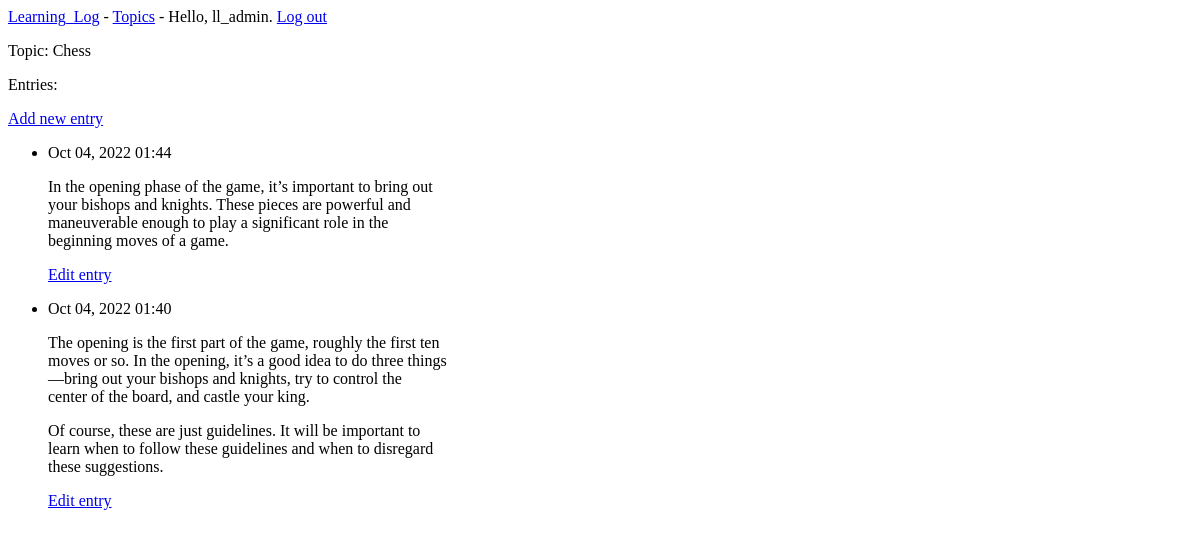
Before: /topics/1/ (signed in) with the older database file.
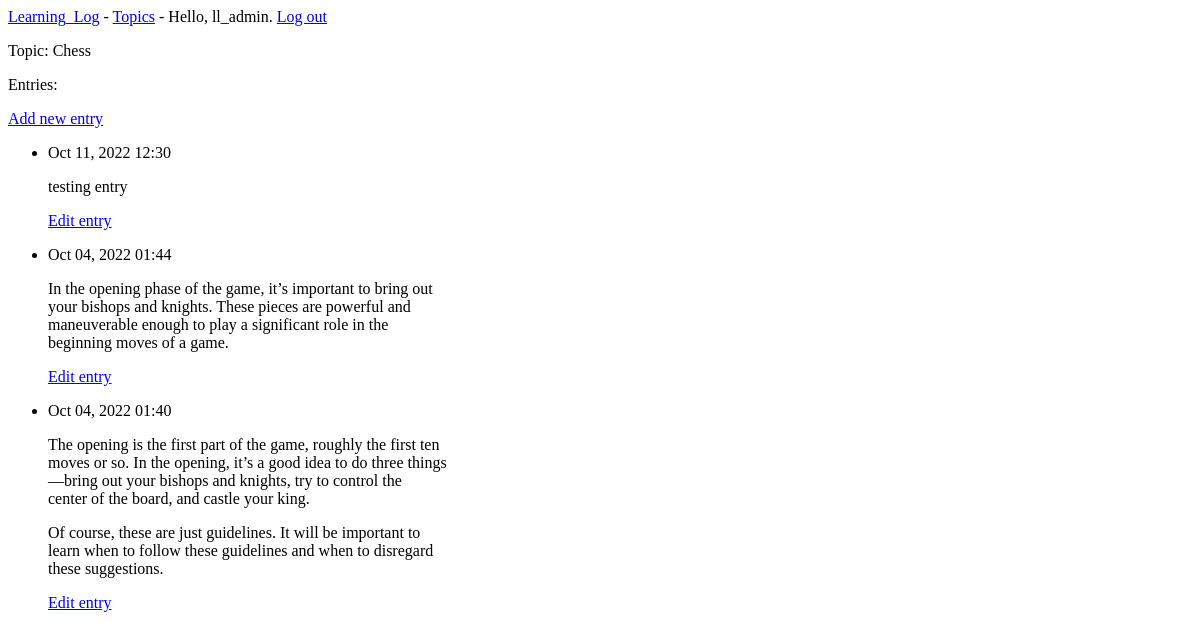
After: the same page with the newer database file.
### learning_logs/models.py (models this page shows, shortened)
class Entry(models.Model):
    topic = models.ForeignKey(Topic, on_delete=models.CASCADE)
    text = models.TextField()
    date_added = models.DateTimeField(auto_now_add=True)
    class Meta:
        verbose_name_plural = 'entries'

### learning_logs/views.py (the view)
# urls.py: path('topics/<int:topic_id>/', views.topic, name='topic'),
@login_required
def topic(request, topic_id):
    topic = Topic.objects.get(id=topic_id)
    if topic.owner != request.user:
        raise Http404
    entries = topic.entry_set.order_by('-date_added')
    context = {'topic': topic, 'entries': entries}
    return render(request, 'learning_logs/topic.html', context)

### learning_logs/models.py (called while the page is built)
    def __str__(self):
        return self.text

### learning_logs/templates/learning_logs/topic.html
{% extends 'learning_logs/base.html' %}
{% block content %}
  <p>Topic: {{ topic }} </p>
  <p>Entries:</p>
  <p>
    <a href="{% url 'learning_logs:new_entry' topic.id %}">Add new
    entry</a>
  </p>
  <ul>
  {% for entry in entries %}
    <li>
      <p>{{ entry.date_added|date:'M d, Y H:i' }}</p>
      <p>{{ entry.text|linebreaks }}</p>
      <p>
        <a href="{% url 'learning_logs:edit_entry' entry.id %}">Edit entry</a>
        </p>
    </li>
  {% empty %}
    <li>There are no entries for this topic yet.</li>
  {% endfor %}
  </ul>
{% endblock content %}

Changed rows visible on the page:
added Entry: date_added "Oct 11, 2022 12:30", text "testing entry"
